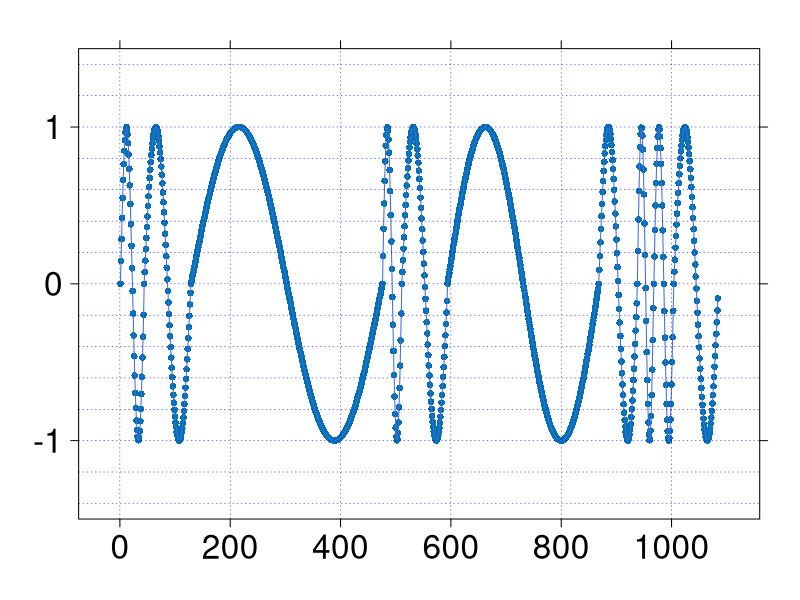

This figure's R source:
##################################################
#
#
#
# Miguel Perez-Xochicale <http://mxochicale.github.io/>
# Doctoral Researcher in Human-Robot Interaction
# University of Birmigham, U.K. (2014-2018)
#

#@article{England2007,
#         author = {England, Scott A. and Granata, Kevin P.},
#         title = {{The influence of gait speed on local dynamic stability of walking}}
#}



#
#  the 12th April 2017
#  the 1st of February 2016
#
#
##################################################


#source('/home/map479-admin/mxochicale/phd/r-code/functions/ollin_cencah.R')
library(lattice) ##xyplot



timeserie.structural.noise <- function(time.serie.function, number.of.cycles, timesamples, sd.additivenoise, basefrequency, sd.fundamental.frequency, baseamplitude, sd.amplitude) {

  S_i <- character()
  for (i in 1:number.of.cycles)
  {

    random.amplitude <- abs (rnorm(1, mean = baseamplitude, sd = sd.amplitude) )
    random.frequency <- abs (rnorm(1, mean = basefrequency, sd = sd.fundamental.frequency) )
    #random.frequency <- 0.15
    w.random <- 2*pi*random.frequency


    random.period <- (1/random.frequency)
    #print(random.period)

    #
    #  1 sample@50Hz  = 0.02
    #  x samples      = random.period
    period.lenght <-  round (random.period / 0.02 )
    #print ( period.lenght  )

    additive.noise <-  rnorm(period.lenght , mean = 0, sd = sd.additivenoise)

    S_i <- append( S_i, ( random.amplitude*sapply(timesamples[1:period.lenght], function(n) time.serie.function(n,w.random)) + additive.noise)  )

  }

  S_i <- as.numeric(S_i) # convert data from chart to numeric
  S_i <- as.vector(S_i)  # convert data from numeric to vector

  return(S_i)
}


plot.timeseries <- function(time.series) {
plot <- xyplot(time.series ~ 1: length(time.series),
  pch=16, col.line = c('royalblue'), type = c("o"), lwd=1,
  xlab=list(label="", cex=3),
  ylab=list(label="", cex=3),
  scales=list(font=1, cex=2,
                   y=list(at=seq(-2,2,1),limits=c(-1.5,1.5))
                   #x=list(at=seq(-2,2,1),limits=c(-2.1,2.1))
       ),

  ##function to modify the grid pattern
  panel=function(...) {
    panel.xyplot(...)
    panel.grid(h=-20, v=-1, col.line="blue", lwd=0.5, lty=3 )
  }

  )
print(plot)
}




################################################################################
sampling.frequency <- 50        # data acquisition (sample) frequency (Hz)
timeinterval     <- 100000      # measuring time interval (seconds)
timesamples       <- seq(0,timeinterval-1/sampling.frequency, 1/sampling.frequency) # vector of sampling time-points (s)


sd.additivenoise <- 0.00000000000001    # additive noise standard deviation

fundamental.frequency <- 1      # frequency of signal component (Hz)
baseamplitude <- 1
sd.amplitude <- 0.000000000000001
dc.component <- 0
delay <- 0          # delay of signal component (radians)


signal.function   <- function(n,w) {
   dc.component +   sin(w*n + delay)
}


number.of.cycles <- c(10)
sd.fundamental.frequency <- c(0.8)


tts <- timeserie.structural.noise(signal.function, number.of.cycles, timesamples, sd.additivenoise, fundamental.frequency, sd.fundamental.frequency,  baseamplitude, sd.amplitude )
plot.timeseries(tts)


# mainDir <- getwd()
# subDir <- "artificial_data"
#
#
# # http://stackoverflow.com/questions/4216753/check-existence-of-directory-and-create-if-doesnt-exist
# if (file.exists(subDir)){
#   setwd(file.path(mainDir, subDir))
# } else {
#   dir.create(subDir)
#   setwd(file.path(mainDir, subDir))
# }
#













#
# #sd.fundamental.frequency <- c(0,0.1,0.2,0.3)
# #number.of.cycles <- c(10,100,1000)
#
# sd.fundamental.frequency <- c(0,0.1,0.2,0.3)
# number.of.cycles <- c(10,100,1000)
#
#
# NC <- length(number.of.cycles)
# NF <- length(sd.fundamental.frequency)
#
# #Mappend <- matrix(, nrow = 0, ncol = NF)
# # for loop for different window lenghts
# for (j in 1: NC  ){
#   #print(number.of.cycles[j])
#
#   # create four sequence with different standard deviation for the fundamental frequency
#   for (k in 1: NF ){
#
#     #print( sd.fundamental.frequency[k] )
#     tts <- timeserie.structural.noise(signal.function, number.of.cycles[j], timesamples, sd.additivenoise, fundamental.frequency, sd.fundamental.frequency[k],  baseamplitude, sd.amplitude )
#     LN <- length(tts)
#     write.table(tts,paste("timeseries_cycles_", number.of.cycles[j],  "_sdfreq_", sd.fundamental.frequency[k], "_lenght_", LN, ".csv", sep="") , row.names=FALSE, col.names=FALSE)
#
#
#     #plot.timeseries(tts)
#
#     #Mcurrent <- matrix(tts)
# #      N <- dim(Mcurrent)[1]
# #      print(N)
# #
# #     Mcurrent <- matrix(Mcurrent,N,1)
# #     Mappend <- matrix(Mappend,N,1)
# #
# #     print(dim(Mcurrent) )
# #     print(dim(Mappend) )
# #
# #
# #     Mappend <- cbind(Mcurrent,Mappend)
# #     View(Mappend)
#
#
#   }
# }




# setwd("../")
